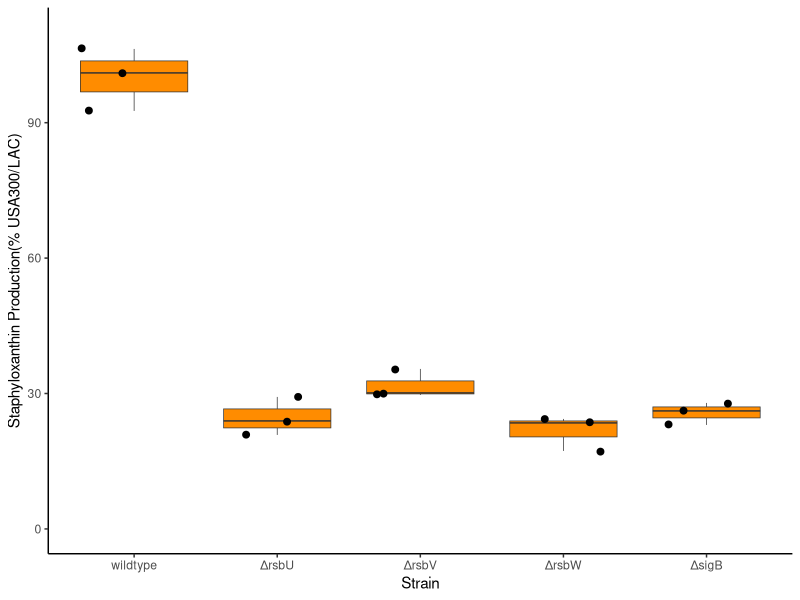

The R script that drew this image:
library(ggplot2)
library(dplyr)


# RSBU KO PLOT
###############
RSBU = read.csv("Data/InVitroData/RsbU_stx_06.16.csv", header=T)

RSBU$Staphyloxanthin = 100*(RSBU$reading / 0.22566667)
RSBU = RSBU %>% mutate(Strain = if_else( name=="WT", "wildtype", paste0(paste0("\u0394", name) ))) 
RSBUPlot = ggplot(RSBU, aes(x=Strain, y=Staphyloxanthin)) + geom_boxplot(fill="darkorange", size=.25) + 
  geom_jitter(size=2, color="black") + theme_classic() + ylab("Staphyloxanthin Production(% USA300/LAC)") + ylim(0,110) 

pairwise.t.test(log(RSBU$Staphyloxanthin), RSBU$Strain, data= RSBU, p.adjust.method = "none")
ggsave(RSBUPlot, file="Figures/Figure5/FigureS5.pdf", width=6,height=7)
